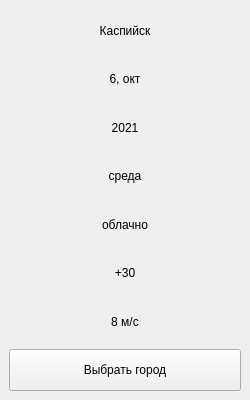
<?xml version="1.0" encoding="UTF-8"?>
<ui version="4.0">
 <class>WeatherForm</class>
 <widget class="QMainWindow" name="WeatherForm">
  <property name="geometry">
   <rect>
    <x>0</x>
    <y>0</y>
    <width>250</width>
    <height>400</height>
   </rect>
  </property>
  <property name="windowTitle">
   <string>MainWindow</string>
  </property>
  <widget class="QWidget" name="centralwidget">
   <layout class="QVBoxLayout" name="verticalLayout_2">
    <item>
     <layout class="QVBoxLayout" name="verticalLayout">
      <item>
       <widget class="QLabel" name="cityLabel">
        <property name="sizePolicy">
         <sizepolicy hsizetype="MinimumExpanding" vsizetype="MinimumExpanding">
          <horstretch>0</horstretch>
          <verstretch>0</verstretch>
         </sizepolicy>
        </property>
        <property name="text">
         <string>Каспийск</string>
        </property>
        <property name="alignment">
         <set>Qt::AlignCenter</set>
        </property>
       </widget>
      </item>
      <item>
       <widget class="QLabel" name="dayMonthLabel">
        <property name="sizePolicy">
         <sizepolicy hsizetype="MinimumExpanding" vsizetype="MinimumExpanding">
          <horstretch>0</horstretch>
          <verstretch>0</verstretch>
         </sizepolicy>
        </property>
        <property name="text">
         <string>6, окт</string>
        </property>
        <property name="alignment">
         <set>Qt::AlignCenter</set>
        </property>
       </widget>
      </item>
      <item>
       <widget class="QLabel" name="yearLabel">
        <property name="sizePolicy">
         <sizepolicy hsizetype="MinimumExpanding" vsizetype="MinimumExpanding">
          <horstretch>0</horstretch>
          <verstretch>0</verstretch>
         </sizepolicy>
        </property>
        <property name="text">
         <string>2021</string>
        </property>
        <property name="alignment">
         <set>Qt::AlignCenter</set>
        </property>
       </widget>
      </item>
      <item>
       <widget class="QLabel" name="weekDayLabel">
        <property name="sizePolicy">
         <sizepolicy hsizetype="MinimumExpanding" vsizetype="MinimumExpanding">
          <horstretch>0</horstretch>
          <verstretch>0</verstretch>
         </sizepolicy>
        </property>
        <property name="text">
         <string>среда</string>
        </property>
        <property name="alignment">
         <set>Qt::AlignCenter</set>
        </property>
       </widget>
      </item>
      <item>
       <widget class="QLabel" name="weatherTypeLabel">
        <property name="sizePolicy">
         <sizepolicy hsizetype="MinimumExpanding" vsizetype="MinimumExpanding">
          <horstretch>0</horstretch>
          <verstretch>0</verstretch>
         </sizepolicy>
        </property>
        <property name="text">
         <string>облачно</string>
        </property>
        <property name="alignment">
         <set>Qt::AlignCenter</set>
        </property>
       </widget>
      </item>
      <item>
       <widget class="QLabel" name="temperatureLabel">
        <property name="sizePolicy">
         <sizepolicy hsizetype="MinimumExpanding" vsizetype="MinimumExpanding">
          <horstretch>0</horstretch>
          <verstretch>0</verstretch>
         </sizepolicy>
        </property>
        <property name="text">
         <string>+30</string>
        </property>
        <property name="alignment">
         <set>Qt::AlignCenter</set>
        </property>
       </widget>
      </item>
      <item>
       <widget class="QLabel" name="windSpeedLabel">
        <property name="sizePolicy">
         <sizepolicy hsizetype="MinimumExpanding" vsizetype="MinimumExpanding">
          <horstretch>0</horstretch>
          <verstretch>0</verstretch>
         </sizepolicy>
        </property>
        <property name="text">
         <string>8 м/с</string>
        </property>
        <property name="alignment">
         <set>Qt::AlignCenter</set>
        </property>
       </widget>
      </item>
      <item>
       <widget class="QPushButton" name="pushButton">
        <property name="sizePolicy">
         <sizepolicy hsizetype="MinimumExpanding" vsizetype="MinimumExpanding">
          <horstretch>0</horstretch>
          <verstretch>0</verstretch>
         </sizepolicy>
        </property>
        <property name="text">
         <string>Выбрать город</string>
        </property>
       </widget>
      </item>
     </layout>
    </item>
   </layout>
  </widget>
  <widget class="QMenuBar" name="menubar">
   <property name="geometry">
    <rect>
     <x>0</x>
     <y>0</y>
     <width>250</width>
     <height>22</height>
    </rect>
   </property>
  </widget>
 </widget>
 <resources/>
 <connections/>
</ui>
